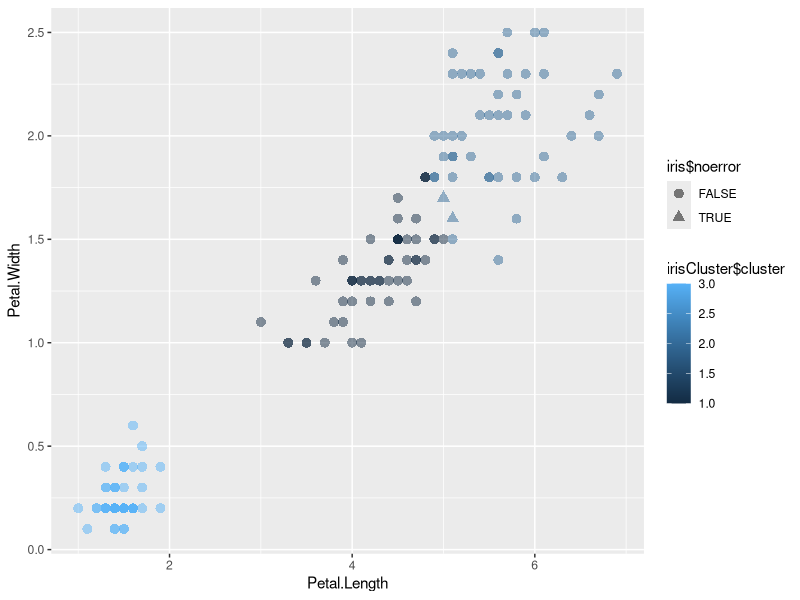

This chart was generated by the following R code:
require(ggplot2)
set.seed(20)
irisCluster <- kmeans(iris[, 3:4], 3, nstart = 20)
irisCluster$cluster

table(irisCluster$cluster, iris$Species)

not.error <- unclass(iris$Species) == irisCluster$cluster
iris$noerror <- not.error

#See errors 
ggplot(iris, aes(Petal.Length, Petal.Width, color = irisCluster$cluster)) +
  geom_point(size = 3, alpha = 0.5,aes(shape = iris$noerror))

